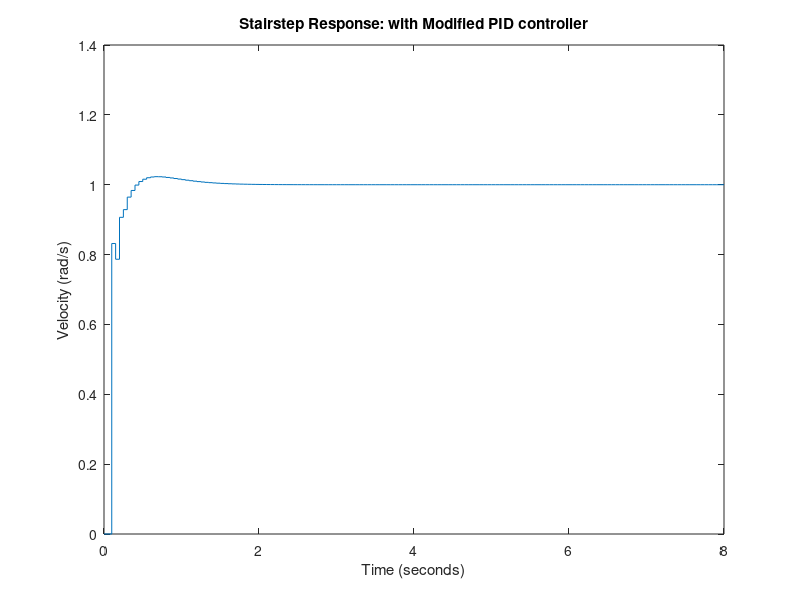

Recreate this plot in MATLAB.
J = 0.01;
b = 0.1;
K = 0.01;
R = 1;
L = 0.5;
s = tf('s');
P_motor = K/((J*s+b)*(L*s+R)+K^2);
zpk(P_motor)
Ts = 0.05;
dP_motor = c2d(P_motor,Ts,'zoh');
Kp = 100;
Ki = 200;
Kd = 10;
C = Kp + Ki/s + Kd*s;
dC = c2d(C,Ts,'tustin')
sys_cl = feedback(dC*dP_motor,1);
%[x2,t] = step(sys_cl,12);
%stairs(t,x2)
%xlabel('Time (seconds)')
%ylabel('Velocity (rad/s)')
%title('Stairstep Response: with PID controller')
z = tf('z',Ts);
dC = dC/(z+0.82);
rlocus(dC*dP_motor);
axis([-1.5 1.5 -1 1])
title('Root Locus of Compensated System');
sys_cl = feedback(0.8*dC*dP_motor,1);
[x3,t] = step(sys_cl,8);
stairs(t,x3)
xlabel('Time (seconds)')
ylabel('Velocity (rad/s)')
title('Stairstep Response: with Modified PID controller')